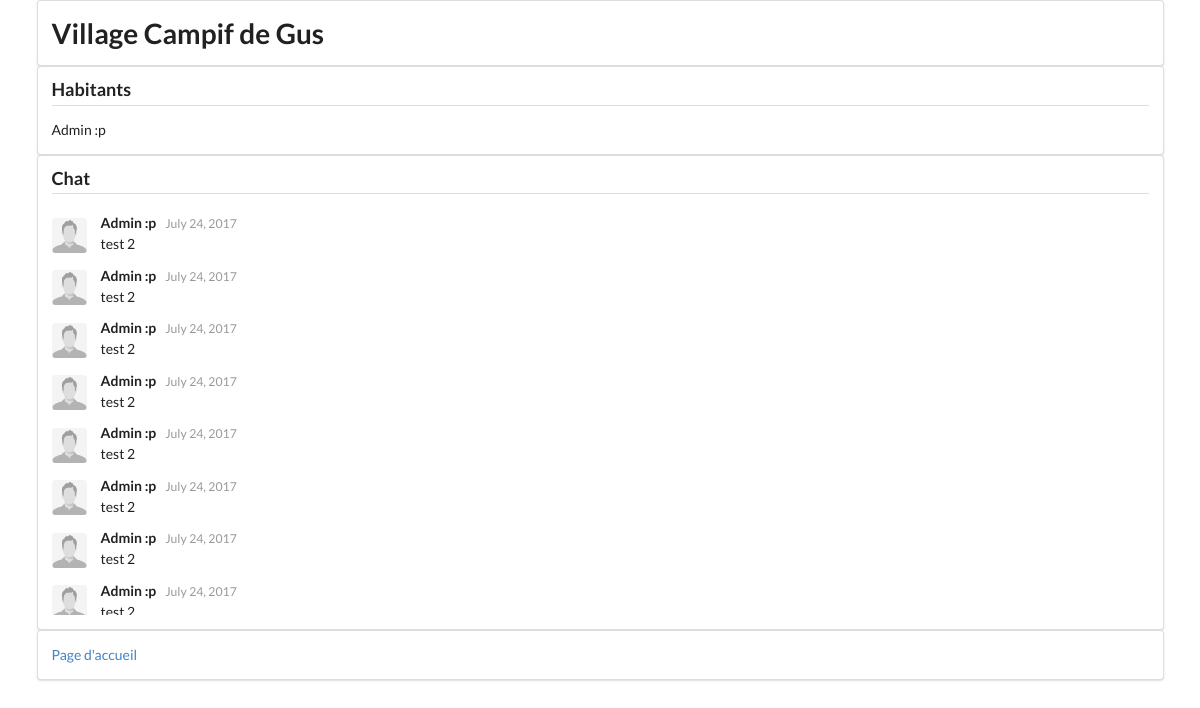
Page /currentGame/3 (signed in) on the earlier database version.
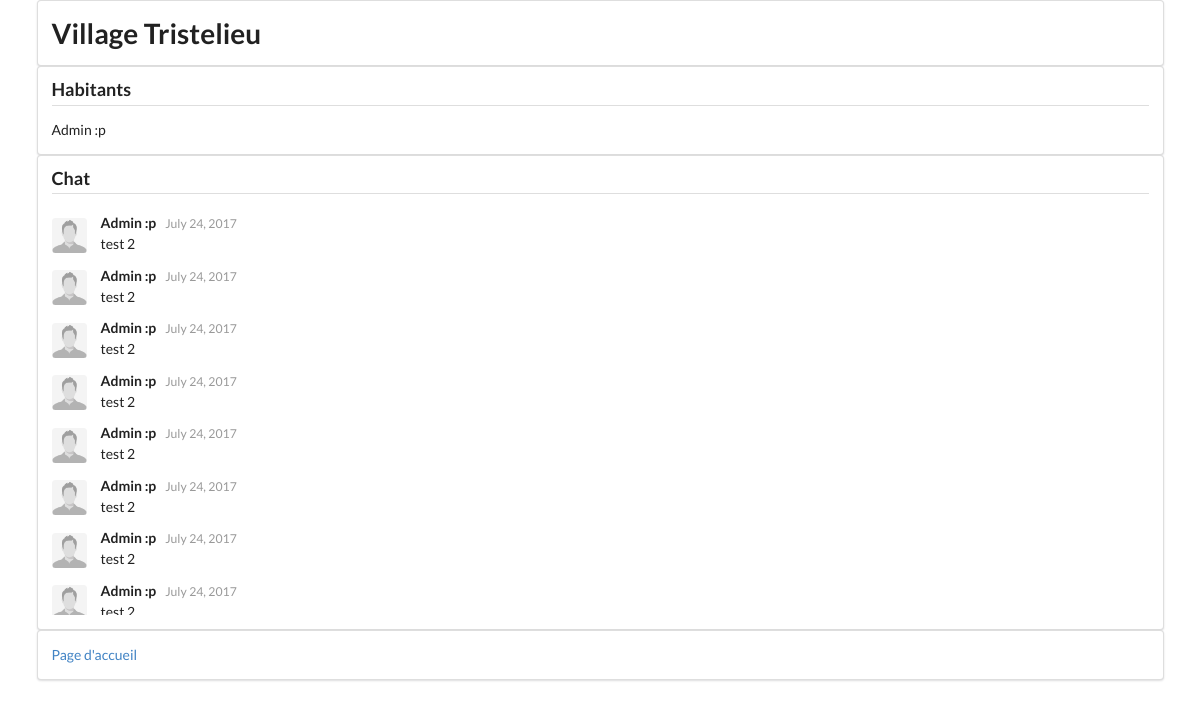
Same page on the later database version.
### website/models.py (models this page shows)
class Game(models.Model):
    name = models.TextField(max_length=50, blank=True)
    gamemode = models.TextField(max_length=50, blank=True)
    player = models.ManyToManyField(Player)
    started = models.BooleanField(default=True)

### website/views.py (the view)
# urls.py: url(r'^currentGame/(?P<game_id>[0-9]*)/?$', views.current_game, name='currentGame'),
def current_game(request, game_id=0):
    form = ChampMessage(request.POST or None)#recupération des données
    player = Player.objects.get(user=request.user)
    game = Game.objects.get(id=game_id)
    player_list=game.player.all()
    nom_du_village=game.name
    if form.is_valid():
        message = form.cleaned_data['message']#Ajout du messages à la BDD
        Message(content=message, sender=player, pub_date=datetime.datetime.now(), game=game).save()
    else:
        message = "Tapez du texte !"
    chat = Message.objects.all().order_by('pub_date')  # Tri des messages (après avoir potentiellement update la BDD)
    chat = chat[max(len(chat) - 20, 0):len(chat)]  # Chargement des 20 derniers messages
    return render(request, 'website/currentGame.html', context={"message": message,"chat":chat,"player_list":player_list,"nom_du_village":nom_du_village})

### templates/website/currentGame.html (shortened to what this page needs)
{% extends 'website/includes/base.html' %}
{% load staticfiles %}
{% block content %}
    <div class="ui container">
        <div class="ui segment">
            <h1 class="ui center"> Village {{ nom_du_village }}</h1>
        </div>
    </div>
    <div class="ui container">
        <div class="ui segment">
            <h3 class="ui dividing header">Habitants</h3>
            {% for player in player_list %}
                <p>{{ player.nickname }}</p>
            {% endfor %}
        </div>
    </div>
    <div class="ui container">
        <div class="ui segment">
            <h3 class="ui dividing header">Chat</h3>
            <div style="overflow:scroll; height: 400px; overflow-x:hidden;" class="ui comments">
                {% for post in chat %}
                    <div class="comment">
                        <a class="avatar">
                            <img src="{% static 'images/profile.jpg' %}">
                        </a>
                        <div class="content">
                            <a class="author">{{ post.sender.nickname }}</a>
                            <div class="metadata">
                                <span class="date">{{ post.pub_date }}</span>
                            </div>
                            <div class="text">
                                {{ post.content }}
                            </div>
                        </div>
                    </div>
                {% endfor %}
            </div>
        </div>
    </div>
    <div class="ui container">
        <div class="ui segment">
            <p><a href="{% url 'home' %}">Page d'accueil</a></p>
        </div>
    </div>
{% endblock %}

Differences in the rows shown:
changed Game: name "Campif de Gus" → "Tristelieu"
